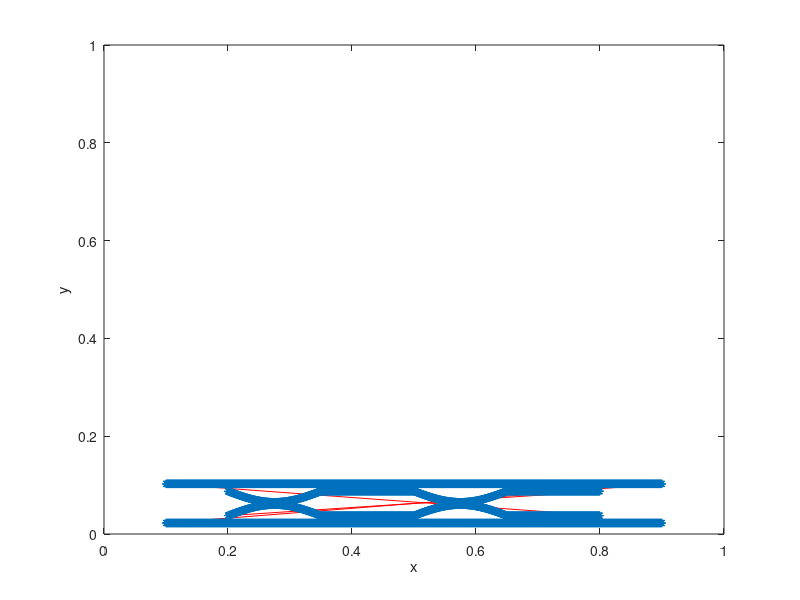

MATLAB code for this plot:
%-------------------------------------------------------------------------------------------------------------------%
%
% IB2d is an Immersed Boundary Code (IB) for solving fully coupled non-linear 
% 	fluid-structure interaction models. This version of the code is based off of
%	Peskin's Immersed Boundary Method Paper in Acta Numerica, 2002.
%
% Author: Nicholas A. Battista
% Email:  nickabattista@gmail.com
% Date Created: January 8th, 2018
% Institution: UNC-CH
%
% This code is capable of creating Lagrangian Structures using:
% 	1. Springs
% 	2. Beams (torsional springs, non-invariant beams)
% 	3. Target Points
%	4. Muscle-Model (combined Force-Length-Velocity model, "HIll+(Length-Tension)")
%
% One is able to update those Lagrangian Structure parameters, e.g., spring constants, resting lengths, etc
% 
% There are a number of built in Examples, mostly used for teaching purposes. 
% 
% If you would like us to add a specific muscle model, please let Nick (nickabattista@gmail.com) know.
%
%--------------------------------------------------------------------------------------------------------------------%

%%%%%%%%%%%%%%%%%%%%%%%%%%%%%%%%%%%%%%%%%%%%%%%%%%%%%%%%%%%%%%%%%%%%%%%%%%%%%%%%%%%%%%
%
% FUNCTION: creates the geometry and prints associated input files
%
%%%%%%%%%%%%%%%%%%%%%%%%%%%%%%%%%%%%%%%%%%%%%%%%%%%%%%%%%%%%%%%%%%%%%%%%%%%%%%%%%%%%%%

function Make_Your_Geometry_and_Input_Files()

%
% Grid Parameters (MAKE SURE MATCHES IN input2d !!!)
%
Nx =  1024;      % # of Eulerian Grid Pts. in x-Direction (MUST BE EVEN!!!)
Lx = 1.0;        % Length of Eulerian Grid in x-Direction
dx = Lx/Nx;      % Grid spatial resolution

Ny = 128;        % # of Eulerian Grid Pts. in y-Direction (MUST BE EVEN!!!)
Ly = 0.125;      % Length of Eulerian Grid in y-Direction

%
% Immersed Structure Geometric / Dynamic Parameters %
%
ds = 0.5*dx;                % Lagrangian Pt. Spacing (2x resolution of Eulerian grid)
struct_name = 'sea_spider'; % Name for .vertex, .spring, etc files. (must match what's in 'input2d')
legD = 0.08;               % leg diameter
gutD = 0.5*0.1;             % gut diameter

% Call function to construct geometry
[xLag,yLag,Ninfo] = give_Me_Immsersed_Boundary_Geometry(ds,Nx,Lx,legD,gutD);

% Call function to construct initial background concentration
[Concentration,~] = give_Me_Initial_Concentration(Lx,Ly,Nx,Ny,dx,legD,gutD);


% Plot Geometry to test
plot(xLag,yLag,'r-'); hold on;
plot(xLag,yLag,'*'); hold on;
xlabel('x'); ylabel('y');
axis([0 Lx 0 Lx]);

% Prints USEFUL INFO FOR UPDATE_SPRINGS to screen:
fprintf('\n\n USEFUL FOR UPDATE_SPRINGS: \n');
fprintf(' gutD: %d  (gut diameter)\n',gutD);
fprintf(' Ninfo(1): %d  (# of pts on top of gut)\n',Ninfo(1));
fprintf(' Ninfo(2): %d  (# of pts in gut)\n',Ninfo(2));
fprintf(' Ninfo(3): %d  (# of pts before bottom of gut)\n\n\n',Ninfo(3));

% Prints .vertex file!
print_Lagrangian_Vertices(xLag,yLag,struct_name);


% Prints .spring file!
k_Spring_Adj = 5e7;                   % Spring stiffness (adjacent lag. pts)
k_Spring_Across = 1e3;                % Spring stiffness (across)
ds_Adj = ds;                          % Spring resting length (adjacent)
ds_Across = legD;                     % Spring resting length (across)
print_Lagrangian_Springs(xLag,yLag,k_Spring_Adj,k_Spring_Across,ds_Adj,ds_Across,struct_name,Ninfo)


% Prints .beam (torsional spring) file !
%k_Beam = 1e8;               % Beam Stiffness (does not need to be equal for all beams)
%C = 0;                      % "Curvature" of initial configuration
%print_Lagrangian_Beams(xLag,yLag,k_Beam,C,struct_name,Ninfo);


% Prints .nonInv_beam (torsional spring) file !
k_Beam = 1e7;               % Beam Stiffness (does not need to be equal for all beams)
print_Lagrangian_nonInv_Beams(xLag,yLag,k_Beam,struct_name,Ninfo)


% Prints .target file!
k_Target = 1e6;
print_Lagrangian_Target_Pts(xLag,k_Target,struct_name,Ninfo);

% Prints .porous file!
alpha = 1e-4; 
print_Lagrangian_Porosity(xLag,alpha,struct_name,Ninfo)

% Prints .concentration file!
kDiffusion = 5e-5;
print_Concentration_Info(Nx,Ny,Concentration,kDiffusion,struct_name);


%%%%%%%%%%%%%%%%%%%%%%%%%%%%%%%%%%%%%%%%%%%%%%%%%%%%%%%%%%%%%%%%%%%%%%%%
%
% FUNCTION: prints VERTEX points to a file called 'struct_name'.vertex
%
%%%%%%%%%%%%%%%%%%%%%%%%%%%%%%%%%%%%%%%%%%%%%%%%%%%%%%%%%%%%%%%%%%%%%%%%

function print_Lagrangian_Vertices(xLag,yLag,struct_name)

    N = length(xLag); % Total # of Lag. Pts

    vertex_fid = fopen([struct_name '.vertex'], 'w');

    fprintf(vertex_fid, '%d\n', N );

    %Loops over all Lagrangian Pts.
    for s = 1:N
        X_v = xLag(s);
        Y_v = yLag(s);
        fprintf(vertex_fid, '%1.16e %1.16e\n', X_v, Y_v);
    end

    fclose(vertex_fid);

    
%%%%%%%%%%%%%%%%%%%%%%%%%%%%%%%%%%%%%%%%%%%%%%%%%%%%%%%%%%%%%%%%%%%%%%%%
%
% FUNCTION: prints TARGET points to a file called 'struct_name'.target
%
%%%%%%%%%%%%%%%%%%%%%%%%%%%%%%%%%%%%%%%%%%%%%%%%%%%%%%%%%%%%%%%%%%%%%%%%

function print_Lagrangian_Target_Pts(xLag,k_Target,struct_name,Ninfo)

    % Ninfo(2): # of lag. pts. before leg (outer tube) geometry

    N = length(xLag)-Ninfo(2);

    target_fid = fopen([struct_name '.target'], 'w');

    fprintf(target_fid, '%d\n', N );

    % Hold ends of gut in place
    fprintf(target_fid, '%d %1.16e\n', 1, k_Target);
    fprintf(target_fid, '%d %1.16e\n', Ninfo(1), k_Target);
    fprintf(target_fid, '%d %1.16e\n', Ninfo(1)+1, k_Target);    
    fprintf(target_fid, '%d %1.16e\n', Ninfo(2), k_Target);

    
    %Loops over all Lagrangian Pts.
    for s = Ninfo(2)+1:length(xLag)
        fprintf(target_fid, '%d %1.16e\n', s, k_Target);
    end

    fclose(target_fid);   

%%%%%%%%%%%%%%%%%%%%%%%%%%%%%%%%%%%%%%%%%%%%%%%%%%%%%%%%%%%%%%%%%%%%%%%%
%
% FUNCTION: prints POROSITY points to a file called 'struct_name'.porous
%
%%%%%%%%%%%%%%%%%%%%%%%%%%%%%%%%%%%%%%%%%%%%%%%%%%%%%%%%%%%%%%%%%%%%%%%%

function print_Lagrangian_Porosity(xLag,alpha,struct_name,Ninfo)

    % Ninfo(2): # of lag. pts. before leg (outer tube) geometry

    N = length(xLag)-Ninfo(2);
    
    porous_fid = fopen([struct_name '.porous'], 'w');

    fprintf(porous_fid, '%d\n', N );

    %Loops over all Lagrangian Pts.
    for s = Ninfo(2)+1:length(xLag)
        if s == Ninfo(2)+1
            fprintf(porous_fid, '%d %1.16e %1.16e\n', s, alpha,-2);      
        elseif s == Ninfo(2)+2
            fprintf(porous_fid, '%d %1.16e %1.16e\n', s, alpha,-1);
        elseif s== Ninfo(3)-1
            fprintf(porous_fid, '%d %1.16e %1.16e\n', s, alpha,1);
        elseif s==Ninfo(3)
            fprintf(porous_fid, '%d %1.16e %1.16e\n', s, alpha,2);
        elseif s == Ninfo(3)+1
            fprintf(porous_fid, '%d %1.16e %1.16e\n', s, alpha,-2);      
        elseif s == Ninfo(3)+2
            fprintf(porous_fid, '%d %1.16e %1.16e\n', s, alpha,-1);
        elseif s== length(xLag)-1
            fprintf(porous_fid, '%d %1.16e %1.16e\n', s, alpha,1);
        elseif s== length(xLag)
            fprintf(porous_fid, '%d %1.16e %1.16e\n', s, alpha,2);
        else
            fprintf(porous_fid, '%d %1.16e %1.16e\n', s, alpha,0);
        end
    end

    fclose(porous_fid); 

%%%%%%%%%%%%%%%%%%%%%%%%%%%%%%%%%%%%%%%%%%%%%%%%%%%%%%%%%%%%%%%%%%%%%%%%
%
% FUNCTION: prints CONCENTRATION INFO to file called
%           'struct_name'.concentration
%
%%%%%%%%%%%%%%%%%%%%%%%%%%%%%%%%%%%%%%%%%%%%%%%%%%%%%%%%%%%%%%%%%%%%%%%%
    
function print_Concentration_Info(Nx,Ny,C,kDiffusion,struct_name)

    con_fid = fopen([struct_name '.concentration'], 'w');

    fprintf(con_fid, '%d\n', kDiffusion );

    for i=1:Ny
        for j=1:Nx
            fprintf(con_fid, '%1.16e ', C(i,j) );
        end
        fprintf(con_fid,'\n');
    end    
        
    
%%%%%%%%%%%%%%%%%%%%%%%%%%%%%%%%%%%%%%%%%%%%%%%%%%%%%%%%%%%%%%%%%%%%%%%%
%
% FUNCTION: prints SPRING points to a file called 'struct_name'.spring
%
%%%%%%%%%%%%%%%%%%%%%%%%%%%%%%%%%%%%%%%%%%%%%%%%%%%%%%%%%%%%%%%%%%%%%%%%

function print_Lagrangian_Springs(xLag,yLag,k_Spring_Adj,k_Spring_Across,ds_Adj,ds_Across,struct_name,Ninfo)

    N = Ninfo(2)-2 + Ninfo(1); % adjacent and then across

    spring_fid = fopen([struct_name '.spring'], 'w');

    fprintf(spring_fid, '%d\n', N );    % Print # of springs 

    %SPRINGS ACROSS GUT
    for s = 1:Ninfo(1)
        sTOP = s;
        sBOT = s+Ninfo(1);
        ds_Across = sqrt( (xLag(sTOP)-xLag(sBOT))^2 + (yLag(sTOP)-yLag(sBOT))^2 );
        if ( (s < 50) || ( s > Ninfo(1)-50) )
            fprintf(spring_fid, '%d %d %1.16e %1.16e\n', sTOP, sBOT, 1e-1, ds_Across);
        else
            fprintf(spring_fid, '%d %d %1.16e %1.16e\n', sTOP, sBOT, k_Spring_Across, ds_Across);
        end
    end
    
    
    %SPRINGS ADJACENT VERTICES (top)
    for s = 1:Ninfo(1)-1
        fprintf(spring_fid, '%d %d %1.16e %1.16e\n', s, s+1, k_Spring_Adj, ds_Adj);  
    end
    
    %SPRINGS ADJACENT VERTICES (bot)
    for s = Ninfo(1)+1:Ninfo(2)-1
        fprintf(spring_fid, '%d %d %1.16e %1.16e\n', s, s+1, k_Spring_Adj, ds_Adj);  
    end
    

    fclose(spring_fid);      

    
    
%%%%%%%%%%%%%%%%%%%%%%%%%%%%%%%%%%%%%%%%%%%%%%%%%%%%%%%%%%%%%%%%%%%%%%%%%%%%%%%%%%%%%
%
% FUNCTION: prints BEAM (Torsional Spring) points to a file called 'struct_name'.beam
%
%%%%%%%%%%%%%%%%%%%%%%%%%%%%%%%%%%%%%%%%%%%%%%%%%%%%%%%%%%%%%%%%%%%%%%%%%%%%%%%%%%%%%

function print_Lagrangian_Beams(xLag,yLag,k_Beam,C,struct_name,Ninfo)

    % k_Beam: beam stiffness
    % C: beam curvature
    
    N = Ninfo(2)-4; % among adjacent lag points

    beam_fid = fopen([struct_name '.beam'], 'w');

    fprintf(beam_fid, '%d\n', N );

    %spring_force = kappa_spring*ds/(ds^2);

    %BEAMS BETWEEN VERTICES (TOP)
    for s = 2:Ninfo(1)-1
        fprintf(beam_fid, '%d %d %d %1.16e %1.16e\n',s-1, s, s+1, k_Beam, C );  
    end
    
    %BEAMS BETWEEN VERTICES (BOT)
    for s = Ninfo(1)+2:Ninfo(2)-1
        fprintf(beam_fid, '%d %d %d %1.16e %1.16e\n',s-1, s, s+1, k_Beam, C );  
    end
    
   
    fclose(beam_fid); 
    
%%%%%%%%%%%%%%%%%%%%%%%%%%%%%%%%%%%%%%%%%%%%%%%%%%%%%%%%%%%%%%%%%%%%%%%%%%%%%%%%%%%%%
%
% FUNCTION: prints BEAM (NON-INVARIANT) points to a file called 'struct_name'.nonInv_beam
%
%%%%%%%%%%%%%%%%%%%%%%%%%%%%%%%%%%%%%%%%%%%%%%%%%%%%%%%%%%%%%%%%%%%%%%%%%%%%%%%%%%%%%

function print_Lagrangian_nonInv_Beams(xLag,yLag,k_Beam,struct_name,Ninfo)

    % k_Beam: beam stiffness
    % C: beam curvature
    
    N = Ninfo(2)-4; % among adjacent lag points

    beam_fid = fopen([struct_name '.nonInv_beam'], 'w');

    fprintf(beam_fid, '%d\n', N );

    %spring_force = kappa_spring*ds/(ds^2);

    %BEAMS BETWEEN VERTICES (TOP)
    for s = 2:Ninfo(1)-1
        fprintf(beam_fid, '%d %d %d %1.16e %1.16e %1.16e\n',s-1, s, s+1, k_Beam, 0, 0 );  
    end
    
    %BEAMS BETWEEN VERTICES (BOT)
    for s = Ninfo(1)+2:Ninfo(2)-1
        fprintf(beam_fid, '%d %d %d %1.16e %1.16e %1.16e\n',s-1, s, s+1, k_Beam, 0, 0 );  
    end
    
    fclose(beam_fid); 
    
        
    
%%%%%%%%%%%%%%%%%%%%%%%%%%%%%%%%%%%%%%%%%%%%%%%%%%%%%%%%%%%%%%%%%%%%%%%%
%
% FUNCTION: computes "curvature" of starting configuration
% 
% NOTE: not curvature in the traditional geometric sense, in the 'discrete'
% sense through cross product.
%
% NOTE: assumes a CLOSED structure
%
%%%%%%%%%%%%%%%%%%%%%%%%%%%%%%%%%%%%%%%%%%%%%%%%%%%%%%%%%%%%%%%%%%%%%%%%

function C = compute_Curvatures(xLag,yLag)

N = length(xLag);
C = zeros( N );

%Note: needs to be done same order as you print .beam file!
for i=1:N
   
   % Pts Xp -> Xq -> Xr (same as beam force calc.)
   
   if ( (i > 1) && (i < N) )
   
        Xp = xLag(i-1); Xq = xLag(i); Xr = xLag(i+1);
        Yp = yLag(i-1); Yq = yLag(i); Yr = yLag(i+1);
   
   elseif (i==1)
       
        Xp = xLag(N); Xq = xLag(i); Xr = xLag(i+1);
        Yp = yLag(N); Yq = yLag(i); Yr = yLag(i+1);
       
   elseif (i==N)
       
        Xp = xLag(N-1); Xq = xLag(N); Xr = xLag(1);
        Yp = yLag(N-1); Yq = yLag(N); Yr = yLag(1);
       
   end
       
   C(i) = (Xr-Xq)*(Yq-Yp) - (Yr-Yq)*(Xq-Xp); %Cross product btwn vectors
      
end
    
    
%%%%%%%%%%%%%%%%%%%%%%%%%%%%%%%%%%%%%%%%%%%%%%%%%%%%%%%%%%%%%%%%%%%%%%%%%
%
% FUNCTION: creates the Lagrangian structure geometry
%
%%%%%%%%%%%%%%%%%%%%%%%%%%%%%%%%%%%%%%%%%%%%%%%%%%%%%%%%%%%%%%%%%%%%%%%%%
 
function [xLag,yLag,Ninfo] = give_Me_Immsersed_Boundary_Geometry(ds,Nx,Lx,legD,gutD)
 
% ds:   Lagrangian pt. spacing
% Nx:   Eulerian grid resolution
% legD: leg (tube) diameter
% gutD: gut diameter

% GUT Useful Points
xTubeHor = 0.2*Lx:ds:0.8*Lx;
yTubeHor = 0.5*(1/8)*Lx*ones(1,length(xTubeHor));

%
% GUT (innter tube) Vertices
%
%yGutTop = yTubeHor+gutD/2;
%yGutTop(1:length(xTubeHor)/4) = -0.45*gutD*sin( pi*(xTubeHor(1:length(xTubeHor)/4) - 0.8)/(0.6/4) ) + yTubeHor(1)+gutD/2;
yGutTop = -0.45*gutD*sin( pi*(xTubeHor - 0.2)/(0.6/4) ) + yTubeHor(1)+gutD/2;
yGutBot =  0.45*gutD*sin( pi*(xTubeHor - 0.2)/(0.6/4) ) + yTubeHor(1)-gutD/2;

for i=1:length(yGutTop)
   
    if yGutTop(i)> yTubeHor(1)+gutD/2
        yGutTop(i) =  yTubeHor(1)+gutD/2;
    end
    
    if yGutBot(i) < yTubeHor(1)-gutD/2
        yGutBot(i) =  yTubeHor(1)-gutD/2;
    end
    
    
    
end

%yGutBot = yTubeHor-gutD/2;
%yGutBot(1:length(xTubeHor)/4) = 0.45*gutD*sin( pi*(xTubeHor(1:length(xTubeHor)/4) - 0.8)/(0.6/4) ) + yTubeHor(1)-gutD/2;

xGut = [xTubeHor xTubeHor];
yGut = [yGutTop yGutBot];


%
% LEG Useful Points
%
xTubeHor = 0.1*Lx:1*ds:0.9*Lx;
yTubeHor = 0.5*(1/8)*Lx;
yTubeHor = 0.5*(1/8)*Lx*ones(1,length(xTubeHor));

%
% LEG (outer tube) Vertices
%
yLegTop = yTubeHor+legD/2  %+ 0.0025*sin( pi*(xTubeHor - 0.8)/(0.8/16) );
yLegBot = yTubeHor-legD/2  %- 0.0025*sin( pi*(xTubeHor - 0.8)/(0.8/16) );

yTubeLeft = 0.5*(1/8)-legD/2+ds:ds:0.5*(1/8)+legD/2-ds;
xTubeLeft = 0.2*Lx*ones(1,length(yTubeLeft));

% INCLUDING FOOT (left side)
%xLeg = [xTubeHor xTubeHor xTubeLeft];
%yLeg = [yLegTop  yLegBot  yTubeLeft];

% NOT INCLUDING FOOT (left side)
xLeg = [xTubeHor xTubeHor];
yLeg = [yLegTop  yLegBot ];

%
% Combine Geometries
% 
xLag = [xGut xLeg];
yLag = [yGut yLeg];

%
% Number of points info
%
Ninfo(1) = length(xGut)/2; % # pts along top of gut
Ninfo(2) = length(xGut);   % # pts before start of leg
Ninfo(3) = length(xGut)+length(xLeg)/2; % # of points before bottom of leg
% TESTING (i.e., PLOT IT, yo!)
%plot(xGut,yGut,'r*'); hold on
%plot(xLeg,yLeg,'b*'); hold on;
%axis([0 Lx 0 0.125*Lx]);
%pause();

%%%%%%%%%%%%%%%%%%%%%%%%%%%%%%%%%%%%%%%%%%%%%%%%%%%%%%%%%%%%%%%%%%%
%
% FUNCTION: gives initial concentration gradient inside channel
%
%%%%%%%%%%%%%%%%%%%%%%%%%%%%%%%%%%%%%%%%%%%%%%%%%%%%%%%%%%%%%%%%%%%

function [C,inds] = give_Me_Initial_Concentration(Lx,Ly,Nx,Ny,dx,legD,gutD)

%WHERE OUTER TUBE LIES
%xMin = 0.15; xMax = 0.45;
%yMin = 0.85; yMax = 1.15;

xMin = 0.3; xMax = 0.7;

yMid = Ly/2;
yMax = yMid + 1.02*legD/2;
yMin = yMid - 1.02*legD/2;

x = 0:dx:Lx;
y = 0:dx:Ly;

% FOR BOUSSINESQ
%inds = give_Me_Indices_To_Apply_Force(x,y,xMin,xMax,yMin,yMax);
inds = 0;

% initialize
C = zeros(Ny,Nx);

% put in higher concentration
for i=1:length(y)
    for j=1:length(x)
        yVal = y(i);
        xVal = x(j);
        
        if ( ( xVal >= xMin ) && ( xVal <= xMax) )
           
            yMax = 0.5*(1/8)*Lx + legD/2 + 0.0025*sin( pi*(xVal - 0.8)/(0.8/16) );
            yMin = 0.5*(1/8)*Lx - legD/2 - 0.0025*sin( pi*(xVal - 0.8)/(0.8/16) );

            if yVal >= yMax
                C(i,j) = 1; 
            elseif yVal <= yMin
                C(i,j) = 1;
            end
            
           %if ( ( yVal >= yMax ) || ( yVal <= yMin) )
           %     C(i,j) = 1;
           %end
        end
        
    end
end
